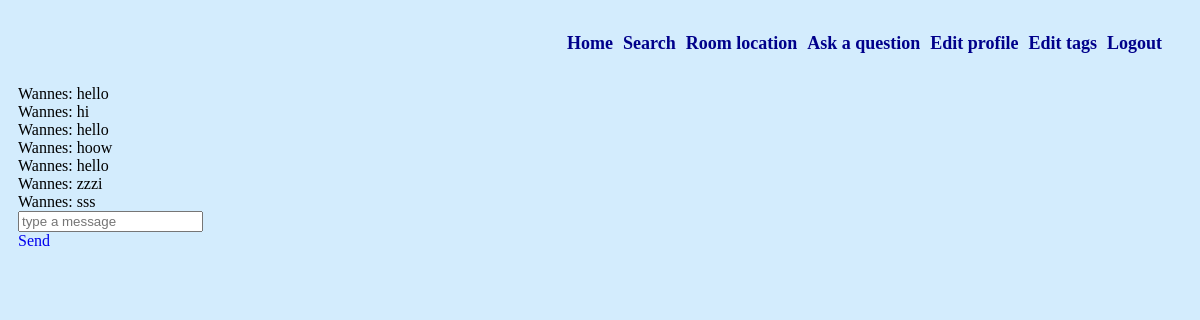
The app's page /chat.php?messageid=33 (signed in) with its own data.
### tables this page shows
CREATE TABLE IF NOT EXISTS `chat` (
  `id` int(11) NOT NULL AUTO_INCREMENT,
  `sender` int(11) NOT NULL,
  `receiver` int(11) NOT NULL,
  `message` text NOT NULL,
  `timestamp` timestamp NOT NULL DEFAULT CURRENT_TIMESTAMP,
  `read` tinyint(1) NOT NULL DEFAULT '0',
  PRIMARY KEY (`id`)
);

CREATE TABLE IF NOT EXISTS `users` (
  `id` int(11) NOT NULL AUTO_INCREMENT,
  `email` varchar(300) NOT NULL,
  `firstName` varchar(300) NOT NULL,
  `lastName` varchar(300) NOT NULL,
  `password` varchar(300) NOT NULL,
  `moderator` int(1) NOT NULL,
  `music` varchar(300) NOT NULL DEFAULT 'Make a choice',
  `movies` varchar(300) NOT NULL DEFAULT 'Make a choice',
  `games` varchar(300) NOT NULL DEFAULT 'Make a choice',
  `tvShows` varchar(300) NOT NULL DEFAULT 'Make a choice',
  `books` varchar(300) NOT NULL DEFAULT 'Make a choice',
  `buddy` varchar(300) NOT NULL DEFAULT 'Make a choice',
  `buddyId` int(11) NOT NULL,
  `description` varchar(300) NOT NULL,
  `avatar` varchar(300) NOT NULL,
  PRIMARY KEY (`id`)
);

### classes/User.php (called while the page is built, shortened)
<?php
    class User {
        private $currentFirstName;
        public function getCurrentFirstName()
        {
                return $this->currentFirstName;
        }
        public function setCurrentFirstName($currentFirstName)
        {
            try {
                $conn = Db::getConnection();
                $statement = $conn->prepare("SELECT * FROM users WHERE id = :id");
                $statement->bindValue(":id", $currentFirstName);
                $statement->execute();
                $currentFirstName = $statement->fetch(PDO::FETCH_ASSOC);
            } catch (\Throwable $th) {
            }
                $this->currentFirstName = $currentFirstName;
                return $this;
        }
        public function setUserId()
        {
            try {
                $conn = Db::getConnection();
                $statement = $conn->prepare("SELECT id FROM users WHERE email = :email");
                $statement->bindValue(":email", $_SESSION['user']);
                $statement->execute();
                $user = $statement->fetch(PDO::FETCH_ASSOC);
                return $this;
            } catch (\Throwable $th) {
                $error = $th->getMessage();
            }
        }
        public static function getAllMessages($sender, $receiver) {
            $conn = Db::getConnection();
            $statement = $conn->prepare("SELECT * FROM chat WHERE (sender = :sender AND receiver = :receiver) OR (sender = :receiver AND receiver = :sender) ORDER BY timestamp");
            $statement->bindValue(":sender", $sender);
            $statement->bindValue(":receiver", $receiver);
            $result = $statement->execute();
            return $statement->fetchAll(PDO::FETCH_ASSOC);
        }
    }

### chat.php (the view, shortened to what this page needs)
<?php
include_once(__DIR__."/classes/User.php");
if (isset($_SESSION['user'])) {
    $user = new User;
    $user->setUserId();
    $allMessages = User::getAllMessages($user->getUserId(), $_GET['messageid']);
    $user->userReadMessage();
} else {
    header("Location: logout.php");
}
?>
<!DOCTYPE html>
<html lang="en">
<head>
    <link rel="stylesheet" href="css/style.css" />
</head>
    <?php include("includes/nav.inc.php") ?>
    <div id="messages">
    <?php foreach($allMessages as $m): ?>
    <?php $user->setCurrentFirstName($m['sender']); ?>
    <div><?php echo $user->getCurrentFirstName()["firstName"] . ": " . $m['message']; ?></div>
    <?php endforeach; ?>
    </div>
    <input type="text" placeholder="type a message" id="inputMessage">
    <a href="#" id="btnSendMessage">Send</a>
<body>
</body>
</html>

### css/style.css (style rules this page uses)
body { background-color: #D3ECFD; padding: 10px; }
a { text-decoration: none; display: block; }

### records on screen
chat: users.firstName "Wannes", message "hello"
chat: users.firstName "Wannes", message "hi"
chat: users.firstName "Wannes", message "hello"
chat: users.firstName "Wannes", message "hoow"
chat: users.firstName "Wannes", message "hello"
chat: users.firstName "Wannes", message "zzzi"
chat: users.firstName "Wannes", message "sss"
